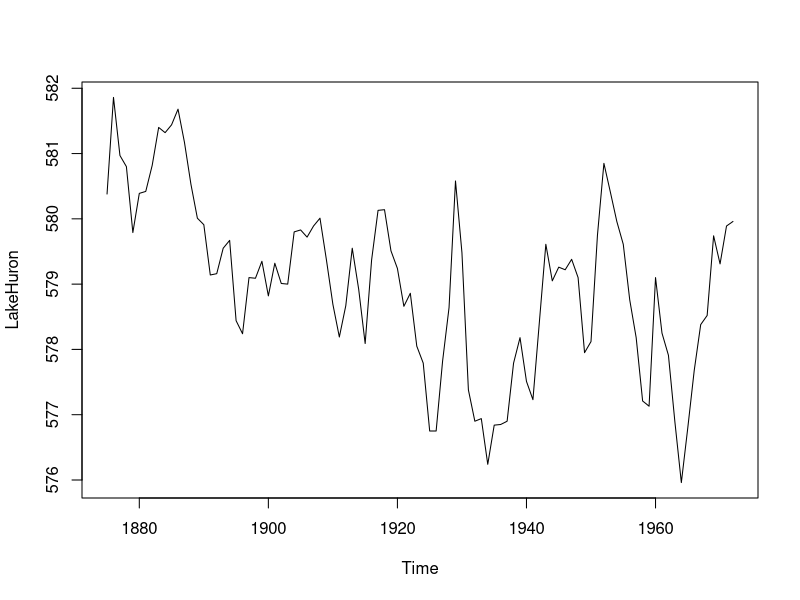
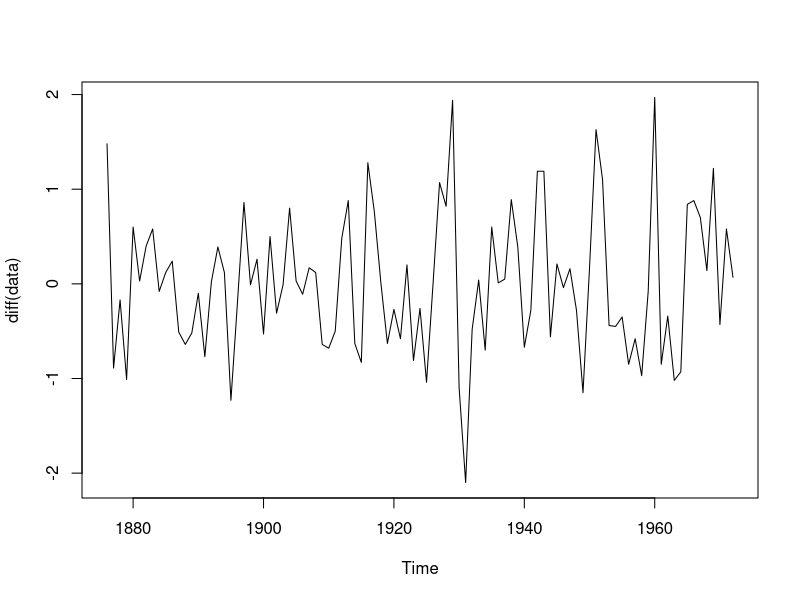
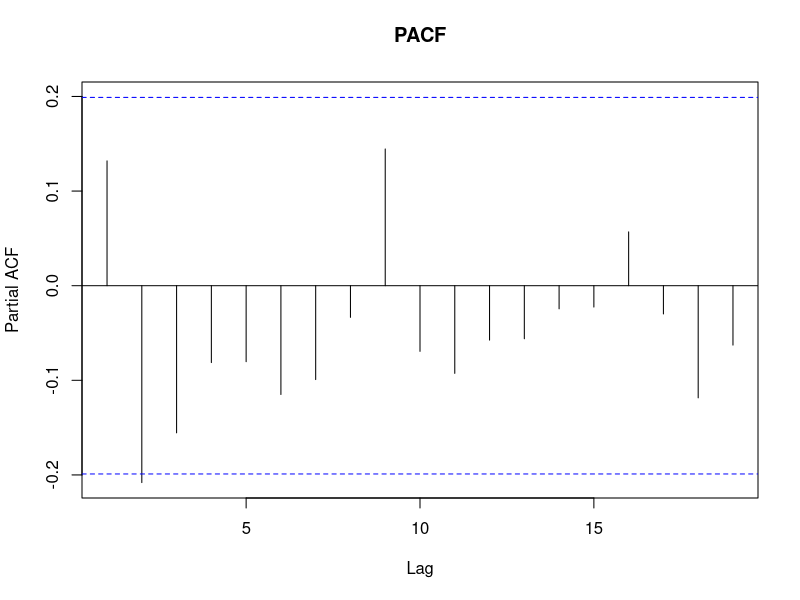
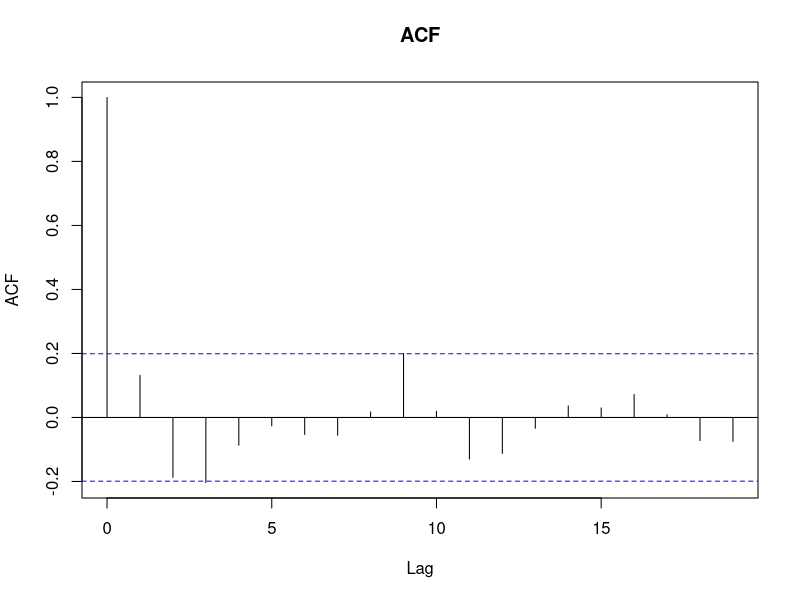

These figures' R source, in order:
#Q 1
LakeHuron
plot(LakeHuron)
# Q 2
data<- LakeHuron
plot(diff(data)) # Edit this line

# Q 3
pacf(diff(data), main='PACF')

# Q 5

acf(diff(LakeHuron), main='ACF')$acf[1:3]

# Q 7

R=matrix(1,2,2) # matrix of dimension 2 by 2, with entries all 1's.
r=NULL
r[1:2]=acf(diff(LakeHuron), plot=F)$acf[2:3]
R[1,2]=r[1] # only diagonal entries are edited
R[2,1]=r[1] # only diagonal entries are edited
R
b=matrix(r,nrow=2,ncol=1)
b

# Continue with a routine here to find the coefficients of the fitted model. 
# See parameter estimation in this lesson for help.

phi.hat=solve(R,b)[,1]
phi.hat

# Q 8

R=matrix(1,2,2) # matrix of dimension 2 by 2, with entries all 1's.
r=NULL
r[1:2]=acf(diff(LakeHuron), plot=F)$acf[2:3]
R[1,2]=r[1] # only diagonal entries are edited
R[2,1]=r[1] # only diagonal entries are edited
R
b=matrix(r,nrow=2,ncol=1)
b
phi.hat<-solve(R,b)
phi.hat

c0=acf(diff(LakeHuron), type='covariance', plot=F)$acf[1]

var.hat=c0*(1-sum(phi.hat*r))
var.hat




